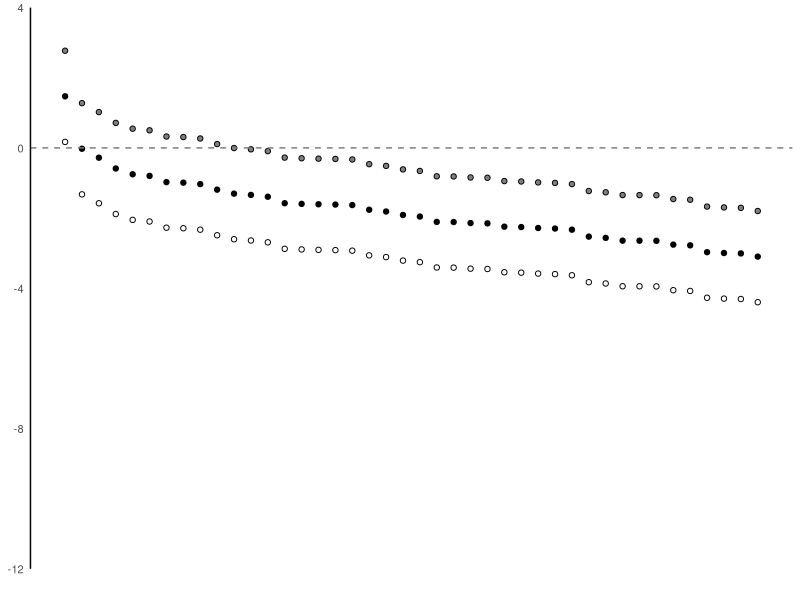
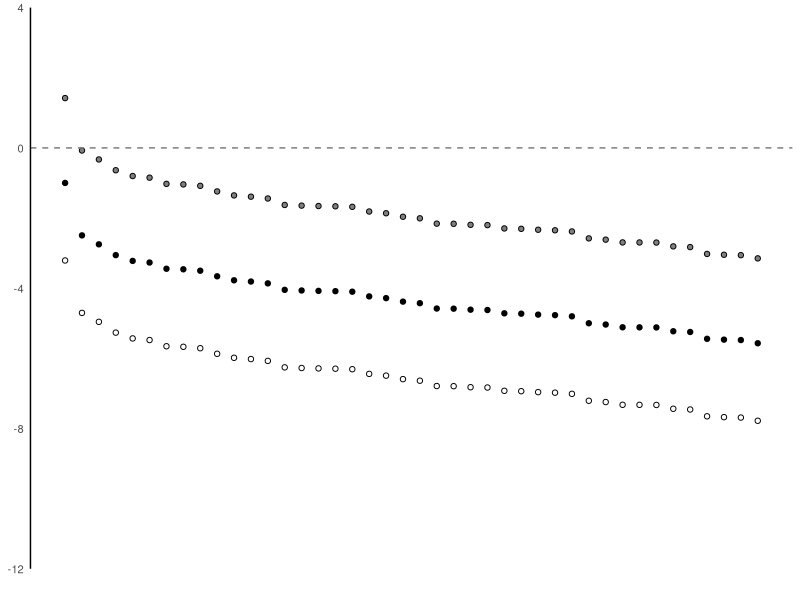
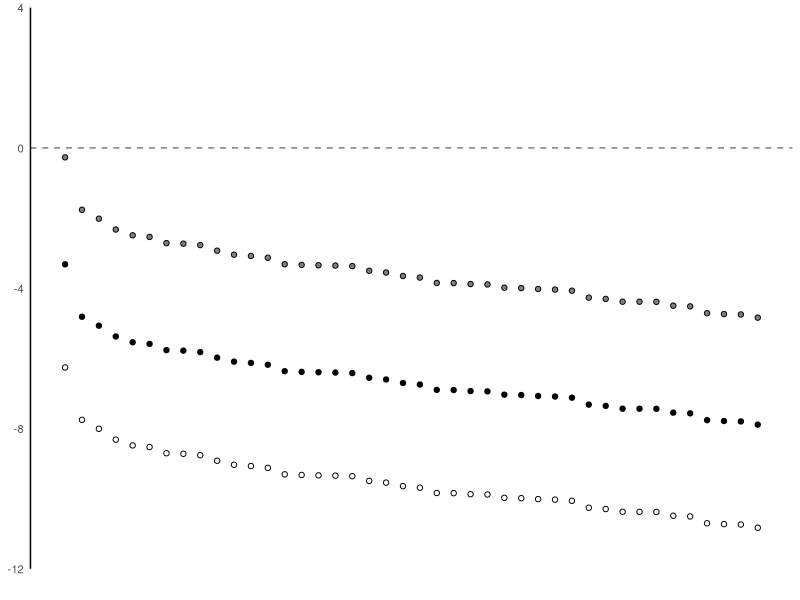
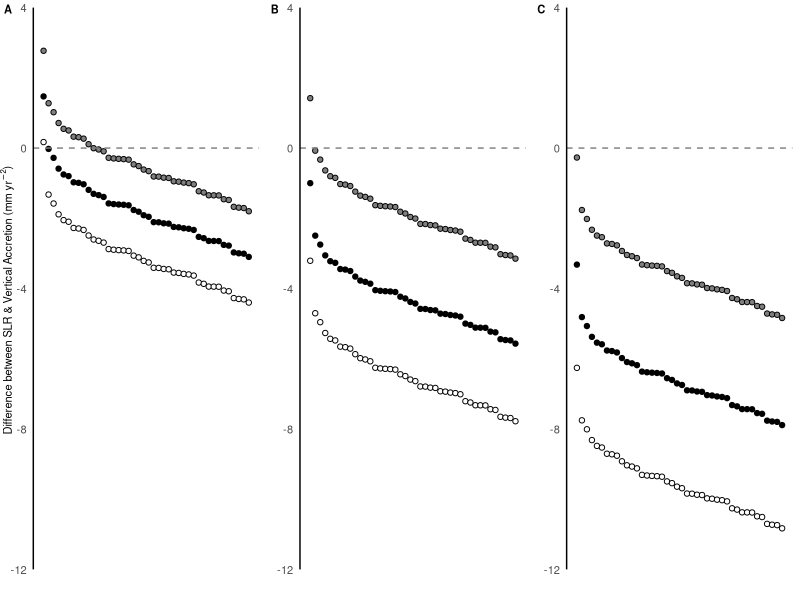
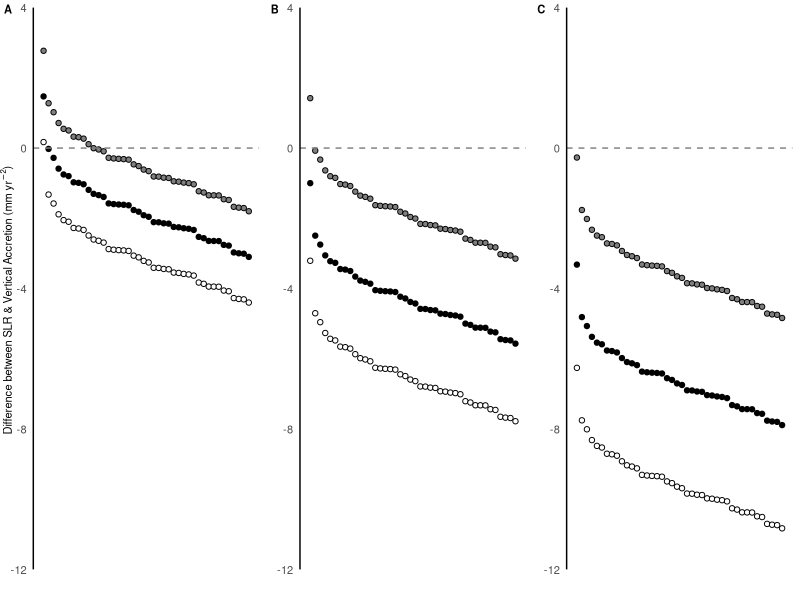

The R script that drew these images, in order:
library(ggplot2)
library(cowplot)
library(here)

maj_cover<-read.csv('major_cover.csv')
maj_cover<-maj_cover[1:42,]

# delta rates  - from Tkalich et al. 2013
# recent
maj_cover$smean<-maj_cover$v_accret-3
maj_cover$sup<-maj_cover$v_accret-4.3
maj_cover$slow<-maj_cover$v_accret-1.7

#RCP 4.5 & 8.5 - from Cannaby et al. 2016
maj_cover$smean4.5<-maj_cover$v_accret-5.47
maj_cover$sup4.5<-maj_cover$v_accret-7.68
maj_cover$slow4.5<-maj_cover$v_accret-3.05

maj_cover$smean8.5<-maj_cover$v_accret-7.79
maj_cover$sup8.5<-maj_cover$v_accret-10.73
maj_cover$slow8.5<-maj_cover$v_accret-4.74

maj_cover<-transform(maj_cover, Site = reorder(Site, -v_accret))
maj_cover$sitenum <- as.numeric(maj_cover$Site)

####### boxplot in one chart if wanted
# (vaccret<-ggplot(dat=maj_cover,aes(x=sitenum, y=(smean)))+
#     geom_boxplot(aes(group=Site), outlier.colour = 'black', pch=21)+
#     geom_boxplot(aes(x = sitenum, y=smean4.5, group = Site), fill='grey80', outlier.colour = 'grey80')+
#     geom_boxplot(aes(x = sitenum, y=smean8.5, group = Site), fill='grey50', outlier.colour = 'grey50')+
#     scale_x_continuous(breaks = c(1,2,3,4,5,6,7), labels = c('PSem', 'TPT', 'PH', 'PSat', 'Kusu', 'Sisters', 'PJ'))+
#     scale_y_continuous(limits = c(-8,2), breaks = c(-8,-6,-4,-2,0,2), expand = c(0,0))+theme_minimal()+
#     geom_hline(yintercept = 0, lty=2)+
#     theme(panel.grid = element_blank(),
#           panel.background = element_rect(fill = NA, colour = NA),
#           axis.line.y = element_line(colour = 'black'),
#           axis.ticks = element_line(colour = 'black')))


### by transect delta rates
maj_cover<-maj_cover[order(-maj_cover$v_accret),]
maj_cover$order<-seq(1:42)

#recent
(vaccret<-ggplot(dat=maj_cover,aes(x=order, y=smean))+
    geom_point()+
    geom_point(aes(x=order, y=sup), fill='white', pch=21)+
    geom_point(aes(x=order, y=slow), fill='grey50', pch=21)+
    scale_y_continuous(name = NULL,
                       limits=c(-12,4), expand=c(0,0))+
    scale_x_continuous(name = '', labels=NULL )+
    geom_hline(yintercept = 0, linetype =2, colour = 'grey50' )+theme_minimal()+
    theme(panel.grid = element_blank(),
          panel.background = element_rect(fill = NA, colour = NA),
          axis.line.y = element_line(colour = 'black'),
          axis.text = element_text(size = 8),
          legend.position = 'none'))
#RCp4.5
(vaccret4.5<-ggplot(dat=maj_cover,aes(x=order, y=(smean4.5)))+
    geom_point()+
    geom_point(aes(x=order, y=(sup4.5)), fill='white', pch=21)+
    geom_point(aes(x=order, y=slow4.5), fill='grey50', pch=21)+
    scale_y_continuous(name = NULL,
                       limits=c(-12,4), expand=c(0,0))+
    scale_x_continuous(name = '', labels=NULL )+
    geom_hline(yintercept = 0, linetype =2, colour = 'grey50' )+theme_minimal()+
    theme(panel.grid = element_blank(),
          panel.background = element_rect(fill = NA, colour = NA),
          axis.line.y = element_line(colour = 'black'),
          axis.text = element_text(size = 8),
          legend.position = 'none'))
#RCP 8.5
(vaccret8.5<-ggplot(dat=maj_cover,aes(x=order, y=(smean8.5)))+
    geom_point()+
    geom_point(aes(x=order, y=(sup8.5)), fill='white', pch=21)+
    geom_point(aes(x=order, y=slow8.5), fill='grey50',  pch=21)+
    scale_y_continuous(name = NULL,
                       limits=c(-12,4), expand=c(0,0))+
    scale_x_continuous(name = '', labels=NULL )+
    geom_hline(yintercept = 0, linetype =2, colour = 'grey50' )+theme_minimal()+
    theme(panel.grid = element_blank(),
          panel.background = element_rect(fill = NA, colour = NA),
          axis.line.y = element_line(colour = 'black'),
          axis.text = element_text(size = 8),
          legend.position = 'none'))

(plot_grid(vaccret, vaccret4.5, vaccret8.5, labels = c("A", "B","C"), label_size = 8,ncol=3)+
    draw_label(expression(paste('Difference between SLR & Vertical Accretion (mm yr'^-2,')')),
               x=-0, y = 0.5, vjust = 1, angle = 90, size = 8))
ggsave(here('figs', 'Fig_SLR.png'), width = 8, height = 3)
